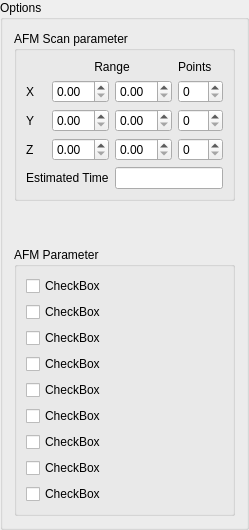
           <widget class="QGroupBox" name="groupBox_11">
            <property name="title">
             <string>Options</string>
            </property>
            <layout class="QGridLayout" name="gridLayout_14">
             <item row="3" column="0">
              <widget class="QGroupBox" name="groupBox_12">
               <property name="title">
                <string>AFM Parameter</string>
               </property>
               <layout class="QVBoxLayout" name="verticalLayout_2">
                <item>
                 <widget class="QCheckBox" name="checkBox_10">
                  <property name="text">
                   <string>CheckBox</string>
                  </property>
                 </widget>
                </item>
                <item>
                 <widget class="QCheckBox" name="checkBox_11">
                  <property name="text">
                   <string>CheckBox</string>
                  </property>
                 </widget>
                </item>
                <item>
                 <widget class="QCheckBox" name="checkBox_12">
                  <property name="text">
                   <string>CheckBox</string>
                  </property>
                 </widget>
                </item>
                <item>
                 <widget class="QCheckBox" name="checkBox_13">
                  <property name="text">
                   <string>CheckBox</string>
                  </property>
                 </widget>
                </item>
                <item>
                 <widget class="QCheckBox" name="checkBox_14">
                  <property name="text">
                   <string>CheckBox</string>
                  </property>
                 </widget>
                </item>
                <item>
                 <widget class="QCheckBox" name="checkBox_15">
                  <property name="text">
                   <string>CheckBox</string>
                  </property>
                 </widget>
                </item>
                <item>
                 <widget class="QCheckBox" name="checkBox_16">
                  <property name="text">
                   <string>CheckBox</string>
                  </property>
                 </widget>
                </item>
                <item>
                 <widget class="QCheckBox" name="checkBox_17">
                  <property name="text">
                   <string>CheckBox</string>
                  </property>
                 </widget>
                </item>
                <item>
                 <widget class="QCheckBox" name="checkBox_18">
                  <property name="text">
                   <string>CheckBox</string>
                  </property>
                 </widget>
                </item>
               </layout>
              </widget>
             </item>
             <item row="0" column="0">
              <widget class="QGroupBox" name="groupBox_13">
               <property name="title">
                <string>AFM Scan parameter</string>
               </property>
               <layout class="QGridLayout" name="gridLayout_15">
                <item row="1" column="2">
                 <widget class="QDoubleSpinBox" name="doubleSpinBox_19"/>
                </item>
                <item row="1" column="1">
                 <widget class="QDoubleSpinBox" name="doubleSpinBox_20"/>
                </item>
                <item row="2" column="1">
                 <widget class="QDoubleSpinBox" name="doubleSpinBox_23"/>
                </item>
                <item row="2" column="2">
                 <widget class="QDoubleSpinBox" name="doubleSpinBox_22"/>
                </item>
                <item row="0" column="1" colspan="2">
                 <widget class="QLabel" name="label_20">
                  <property name="text">
                   <string>Range</string>
                  </property>
                  <property name="alignment">
                   <set>Qt::AlignCenter</set>
                  </property>
                 </widget>
                </item>
                <item row="3" column="2">
                 <widget class="QDoubleSpinBox" name="doubleSpinBox_24"/>
                </item>
                <item row="3" column="0">
                 <widget class="QLabel" name="label_23">
                  <property name="text">
                   <string>Z</string>
                  </property>
                 </widget>
                </item>
                <item row="1" column="0">
                 <widget class="QLabel" name="label_21">
                  <property name="text">
                   <string>X</string>
                  </property>
                 </widget>
                </item>
                <item row="2" column="0">
                 <widget class="QLabel" name="label_22">
                  <property name="text">
                   <string>Y</string>
                  </property>
                 </widget>
                </item>
                <item row="2" column="3">
                 <widget class="QSpinBox" name="spinBox_9"/>
                </item>
                <item row="3" column="1">
                 <widget class="QDoubleSpinBox" name="doubleSpinBox_21"/>
                </item>
                <item row="1" column="3">
                 <widget class="QSpinBox" name="spinBox_8"/>
                </item>
                <item row="3" column="3">
                 <widget class="QSpinBox" name="spinBox_7"/>
                </item>
                <item row="0" column="3">
                 <widget class="QLabel" name="label_19">
                  <property name="text">
                   <string>Points</string>
                  </property>
                 </widget>
                </item>
                <item row="4" column="0" colspan="2">
                 <widget class="QLabel" name="label_28">
                  <property name="text">
                   <string>Estimated Time</string>
                  </property>
                 </widget>
                </item>
                <item row="4" column="2" colspan="2">
                 <widget class="QLineEdit" name="lineEdit_5"/>
                </item>
               </layout>
              </widget>
             </item>
             <item row="2" column="0">
              <spacer name="verticalSpacer_3">
               <property name="orientation">
                <enum>Qt::Vertical</enum>
               </property>
               <property name="sizeHint" stdset="0">
                <size>
                 <width>20</width>
                 <height>40</height>
                </size>
               </property>
              </spacer>
             </item>
            </layout>
           </widget>
